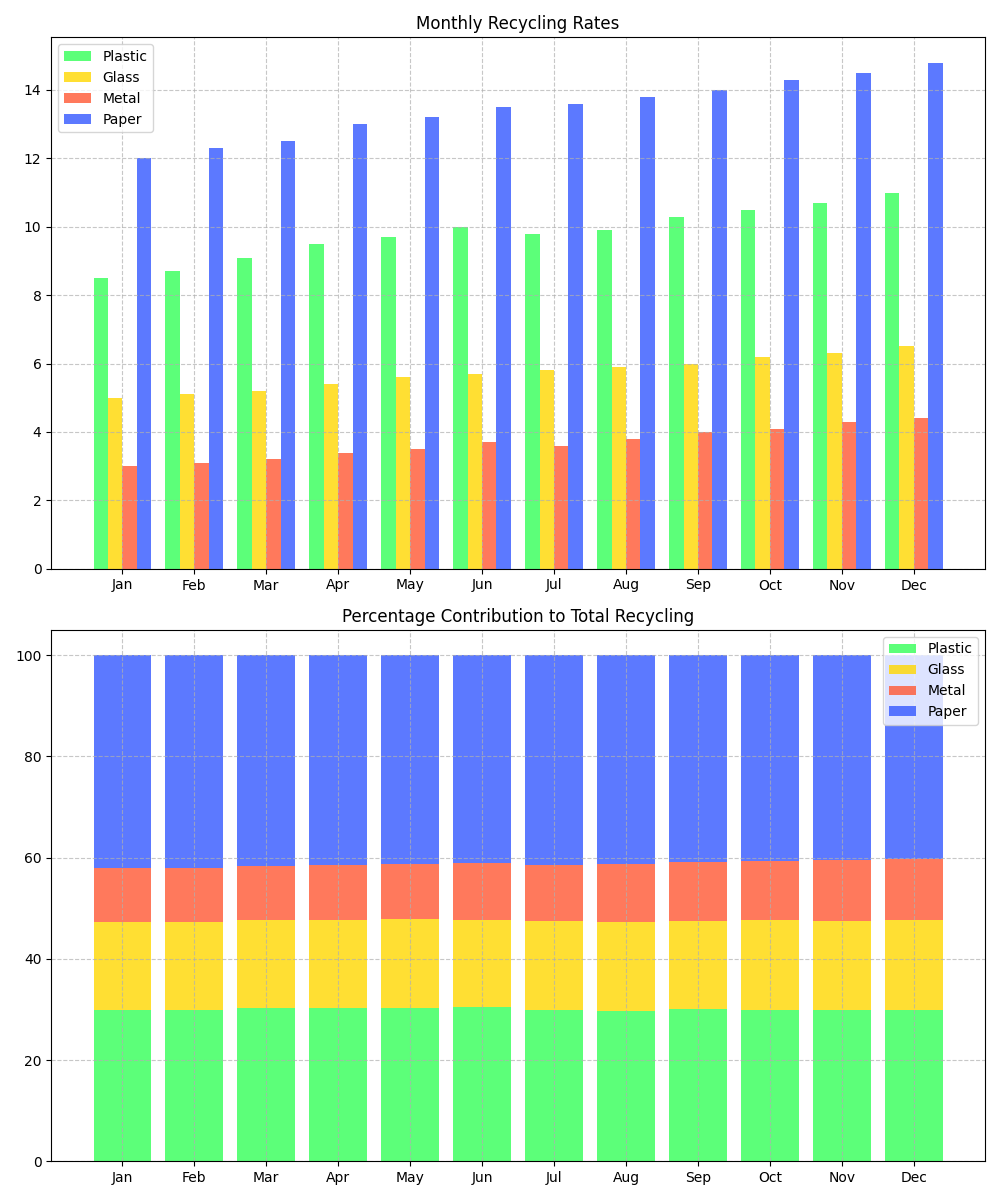

Reproduce this figure in Python.
import matplotlib.pyplot as plt
import numpy as np

months = ["Jan", "Feb", "Mar", "Apr", "May", "Jun", "Jul", "Aug", "Sep", "Oct", "Nov", "Dec"]

plastic_recycling = [8.5, 8.7, 9.1, 9.5, 9.7, 10.0, 9.8, 9.9, 10.3, 10.5, 10.7, 11.0]
glass_recycling = [5.0, 5.1, 5.2, 5.4, 5.6, 5.7, 5.8, 5.9, 6.0, 6.2, 6.3, 6.5]
metal_recycling = [3.0, 3.1, 3.2, 3.4, 3.5, 3.7, 3.6, 3.8, 4.0, 4.1, 4.3, 4.4]
paper_recycling = [12.0, 12.3, 12.5, 13.0, 13.2, 13.5, 13.6, 13.8, 14.0, 14.3, 14.5, 14.8]

fig, ax = plt.subplots(nrows=2, ncols=1, figsize=(10, 12))  # Changed to 2 rows and 1 column

bar_width = 0.2
x_indexes = np.arange(len(months))

# Grouped bar chart for monthly recycling rates
ax[0].bar(x_indexes - 1.5 * bar_width, plastic_recycling, width=bar_width, color='#33FF57', alpha=0.8, label='Plastic')
ax[0].bar(x_indexes - 0.5 * bar_width, glass_recycling, width=bar_width, color='#FFD700', alpha=0.8, label='Glass')
ax[0].bar(x_indexes + 0.5 * bar_width, metal_recycling, width=bar_width, color='#FF5733', alpha=0.8, label='Metal')
ax[0].bar(x_indexes + 1.5 * bar_width, paper_recycling, width=bar_width, color='#3357FF', alpha=0.8, label='Paper')

ax[0].set_xticks(x_indexes)
ax[0].set_xticklabels(months)
ax[0].set_title('Monthly Recycling Rates')
ax[0].legend()
ax[0].grid(True, linestyle='--', alpha=0.7)

# Stacked bar chart for percentage contributions
total_recycling = np.array(plastic_recycling) + np.array(glass_recycling) + np.array(metal_recycling) + np.array(paper_recycling)
plastic_percentage = (np.array(plastic_recycling) / total_recycling) * 100
glass_percentage = (np.array(glass_recycling) / total_recycling) * 100
metal_percentage = (np.array(metal_recycling) / total_recycling) * 100
paper_percentage = (np.array(paper_recycling) / total_recycling) * 100

ax[1].bar(months, plastic_percentage, color='#33FF57', alpha=0.8, label='Plastic')
ax[1].bar(months, glass_percentage, bottom=plastic_percentage, color='#FFD700', alpha=0.8, label='Glass')
ax[1].bar(months, metal_percentage, bottom=plastic_percentage + glass_percentage, color='#FF5733', alpha=0.8, label='Metal')
ax[1].bar(months, paper_percentage, bottom=plastic_percentage + glass_percentage + metal_percentage, color='#3357FF', alpha=0.8, label='Paper')

ax[1].set_xticks(x_indexes)
ax[1].set_xticklabels(months)
ax[1].set_title('Percentage Contribution to Total Recycling')
ax[1].legend()
ax[1].grid(True, linestyle='--', alpha=0.7)

plt.tight_layout()
plt.show()
